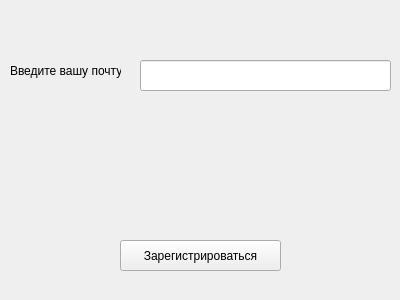
<?xml version="1.0" encoding="UTF-8"?>
<ui version="4.0">
 <class>LoginForm</class>
 <widget class="QWidget" name="LoginForm">
  <property name="geometry">
   <rect>
    <x>0</x>
    <y>0</y>
    <width>400</width>
    <height>300</height>
   </rect>
  </property>
  <property name="windowTitle">
   <string>Form</string>
  </property>
  <widget class="QPushButton" name="LoginBtn">
   <property name="geometry">
    <rect>
     <x>120</x>
     <y>240</y>
     <width>161</width>
     <height>31</height>
    </rect>
   </property>
   <property name="text">
    <string>Зарегистрироваться</string>
   </property>
  </widget>
  <widget class="QLabel" name="label">
   <property name="geometry">
    <rect>
     <x>10</x>
     <y>60</y>
     <width>111</width>
     <height>21</height>
    </rect>
   </property>
   <property name="text">
    <string>Введите вашу почту</string>
   </property>
  </widget>
  <widget class="QLineEdit" name="EmailEdit">
   <property name="geometry">
    <rect>
     <x>140</x>
     <y>60</y>
     <width>251</width>
     <height>31</height>
    </rect>
   </property>
  </widget>
 </widget>
 <resources/>
 <connections/>
</ui>
